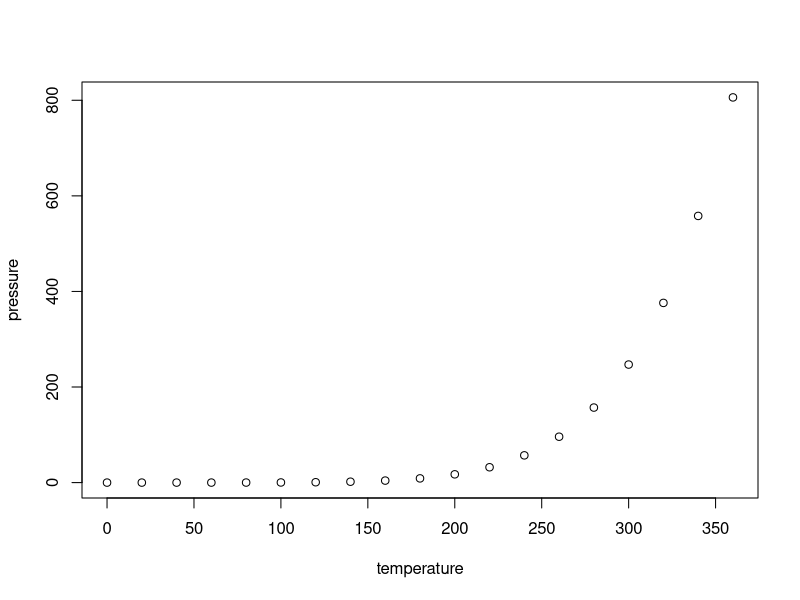
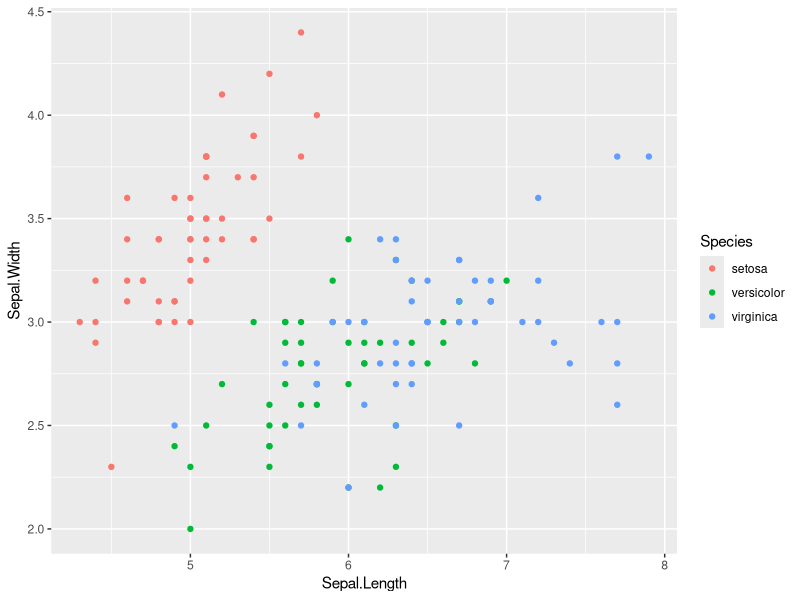

R code for these plots, in order:
## ---- chunk 1
knitr::opts_chunk$set(echo = TRUE)
## ---- chunk 2
summary(cars)
## ---- chunk 3
plot(pressure)
## ---- chunk 4
data(iris)
require(ggplot2)
names(iris)
ggplot(iris, aes(x = Sepal.Length, y = Sepal.Width, color = Species)) + 
  geom_point()
